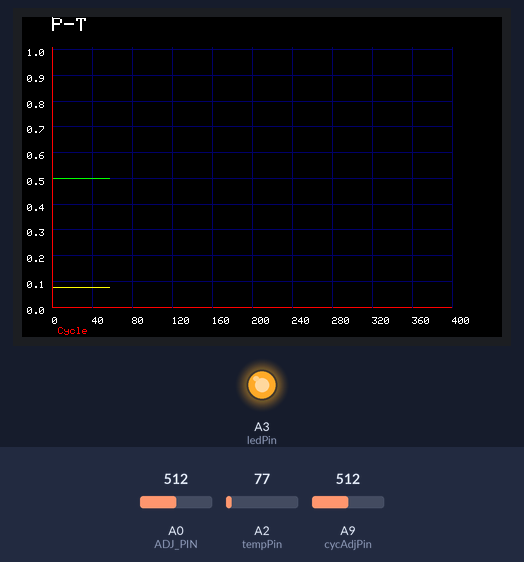
Bench run of a sketch on a simulated Teensy 4. Parts: 480×320 colour display, output pins drawn as LEDs (lit = HIGH). Dashed ring = blinking. The inputs (shaded band) are chosen by the test bench; at power-on: A2 (tempPin) = 77, A0 (ADJ_PIN) = 512, A9 (cycAdjPin) = 512. Storage starts empty; what the sketch prints to the serial monitor is not drawn.

Above: at 2.1 s.
2.2 s: A2 (tempPin) set to 92
At 5.49 s:
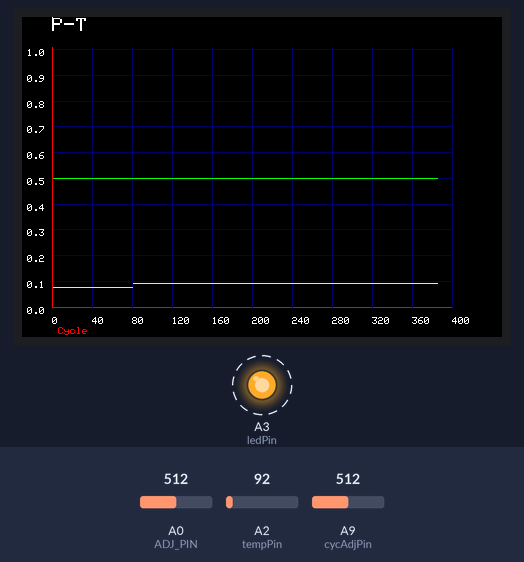
6.2 s: A0 (ADJ_PIN) set to 716
At 6.41 s:
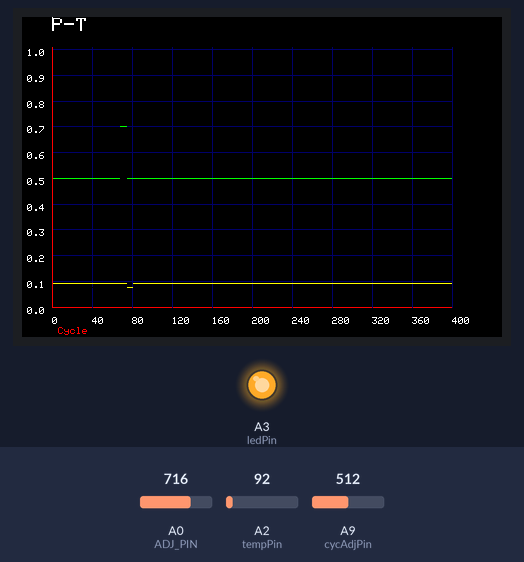
7.7 s: A9 (cycAdjPin) set to 716
At 9.8 s:
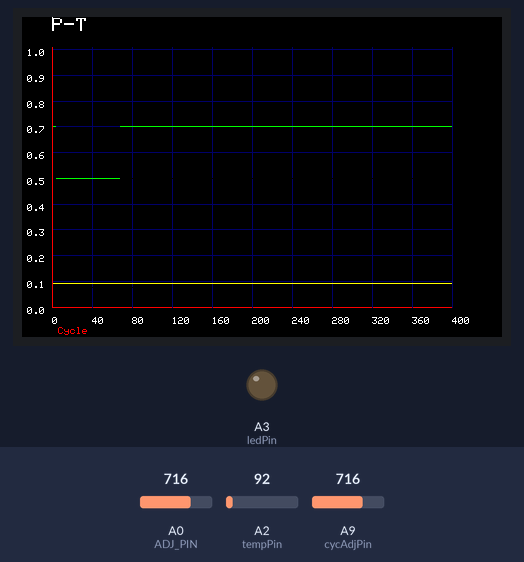
11.1 s: A2 (tempPin) set to 107
At 11.28 s:
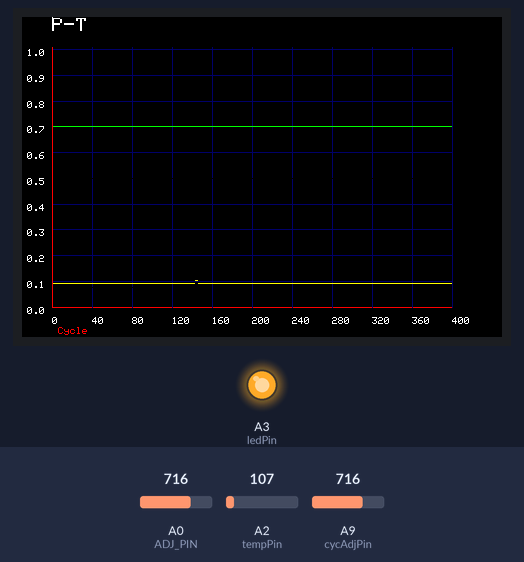
12.6 s: A0 (ADJ_PIN) set to 900
At 12.82 s:
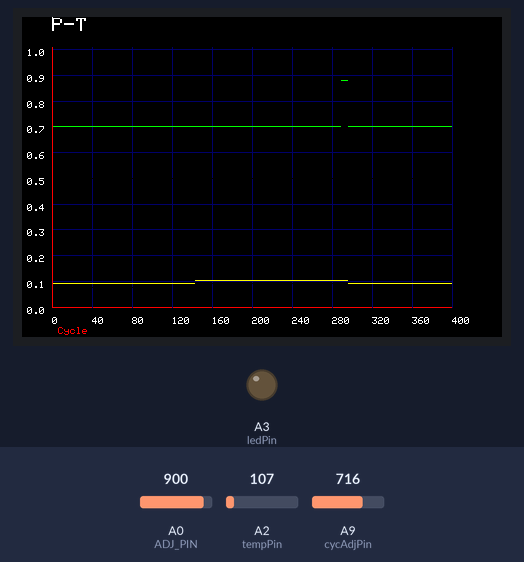
14.1 s: A9 (cycAdjPin) set to 900
At 16.52 s:
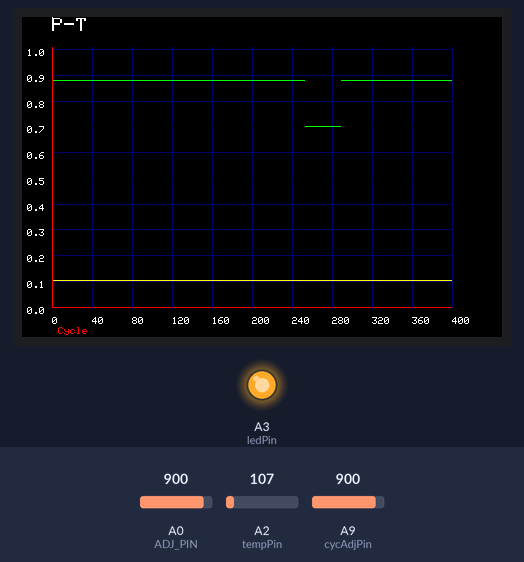
Timing chart, 0 to 18.8 s (numbered marks = the images above; inputs shaded):
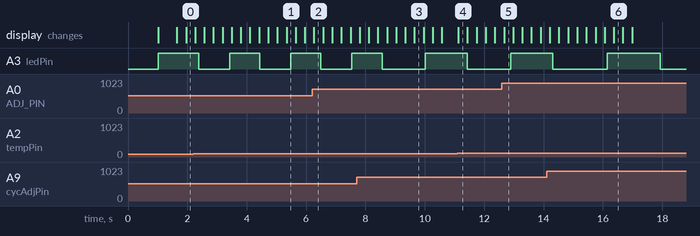

The sketch:

TeensyCode.ino
```cpp
#include <SPI.h>
#include <Adafruit_GFX.h>
#include "Adafruit_HX8357.h"
#include <SD.h>
File myFile;

const int chipSelect = BUILTIN_SDCARD; //for the SD card

const int TFT_CS = 10;
const int TFT_DC = 9;
const int TFT_RST = 8;

int type;
int numCycles;
int holdTime;
int minPressure;
int counter = 1;
const int NumPoints = 400;
#define BLUE      0x001F
#define GREEN     0x07E0
#define RED       0xF800
#define YELLOW    0xFFE0
#define ORANGE    0xFC00
#define WHITE     0xFFFF
#define BLACK     0x0000
#define DKBLUE    0x000D
#define ADJ_PIN A0
#define tempPin A2
#define cycAdjPin A9
#define ledPin 17

double vo;
double temp;

Adafruit_HX8357 tft = Adafruit_HX8357(TFT_CS, TFT_DC);

boolean display7 = true;
double leng = NumPoints - 1;
double xox[NumPoints] , xoy[NumPoints] ;
double toy[NumPoints] ;
double ox,oy;
double tempy;
int ledState = LOW;
void setup()
{

 // pinMode(LED, OUTPUT);
 // digitalWrite(LED, HIGH);
  Serial.begin(9600);
//  while (!Serial) {
//    ; // wait for serial port to connect. Needed for Leonardo only
//  }
  //Serial.print("Initializing SD card...");
delay(1000);
  if (!SD.begin(chipSelect)) {
    Serial.println("initialization failed!");
    return;
  }
  pinMode(ledPin, OUTPUT);
  digitalWrite(ledPin, HIGH);
  pinMode(ADJ_PIN, INPUT_PULLUP);
  pinMode(tempPin, INPUT_PULLUP);
  pinMode(cycAdjPin, INPUT_PULLUP);
  tft.begin(HX8357D);
  tft.fillScreen(BLACK);
  //Serial.println("initialization done.");

  // open the file. note that only one file can be open at a time,
  // so you have to close this one before opening another.
  //myFile = SD.open("inputs.txt", FILE_READ);

  // if the file opened okay, write to it:
  //if (myFile) {
    //Serial.print("Writing to test.txt...");
    //myFile.println("testing 1, 2, 3.");
	// close the file:
    //myFile.close();
    //Serial.println("done.");
  //} else {
    // if the file didn't open, print an error:
  //  Serial.println("error opening test.txt");
  //}

  // re-open the file for reading:
  myFile = SD.open("inputs.txt");
  if (myFile) {
    //Serial.println("inputs.txt:");

    // read from the file until there's nothing else in it:
    while (myFile.available()) {
      char c = myFile.read();
      //Serial.write(c);
      //Serial.println("*");
      if (c == '/')
      {
        while (c != '\n'  && myFile.available())
        {
          c = myFile.read();
        }
        //c = myFile.read();
        continue;
      }


      if (c == 't')
      {
        type = 1;
        while (c != '\n'  && myFile.available())
        {
          c = myFile.read();
        }
        //c = myFile.read();
        continue;
      }
      else if (c == 'i')
      {
        type = 2;
        while (c != '\n'  && myFile.available())
        {
          c = myFile.read();
        }
        //c = myFile.read();
        continue;
      }
      else
      {
        char input [20];
        int p = 0;
        while(c!='\n' && myFile.available())
        {
          input[p] = c;
          c = myFile.read();
          p++;
        }
        input[p]='\0';
        if (counter ==1)
        {
          numCycles = atoi(input);
          counter++;
        }
        else if(counter == 2)
        {
          holdTime = atoi(input);
          counter++;
        }
        else if(counter == 3)
        {
          minPressure = atoi(input);
          counter++;
        }
      }
      //Serial.write(c);
    }
    // close the file:

    myFile.close();
  } else {
  	// if the file didn't open, print an error:
    Serial.println("error opening input.txt");
  }

    Serial.print("type = ");
    Serial.println(type);
    Serial.print("numCycles = ");
    Serial.println(numCycles);
    Serial.print("holdTime = ");
    Serial.println(holdTime);
    Serial.print("minPressure = ");
    Serial.println(minPressure);
//  digitalWrite(LED,LOW);

  char filename[12] = { '0', '0', '0', '0', '0', '0', '0', '.', 'T', 'X', 'T', '\0' };
    for (uint8_t i = 0; i < 1000; i++) {
        filename[4] = i / 100 + '0';
        filename[5] = (i / 10) % 10 + '0';
        filename[6] = i % 10 + '0';
        if (!SD.exists(filename)) {
            // only open a new file if it doesn't exist

            myFile = SD.open(filename, FILE_WRITE);
            break;  // leave the loop!
        }
    }
myFile.close();
//  if (! myFile) {
//    error();
//  }

    double x, t;


  tft.setRotation(3);

long previousMillis = 0;
long intrval = 555;
int previousStart = 0;
x=0;
  while(1) {
    unsigned long currentMillis = millis();
    if (currentMillis-previousMillis >intrval)
    {
      previousMillis = currentMillis;
      if (ledState == LOW)
       ledState=HIGH;
      else
       ledState=LOW;

      if (ledState == HIGH)
      {

        //write the previous cycle to the sd card

        myFile = SD.open(filename,FILE_WRITE);

        if (previousStart<x)
        {
          for (int i = previousStart;i<x;i++)
          {
            //myFile.print(xox[i]);
            //myFile.print(" , ");
            myFile.print(xoy[i]);
            myFile.print(" , ");
            myFile.println(toy[i]);
          }
        }
        else
        {
          for (int i = previousStart; i<leng;i++)
          {
            //myFile.print(xox[i]);
            //myFile.print(" , ");
            myFile.print(xoy[i]);
            myFile.print(" , ");
            myFile.println(toy[i]);
          }
          for (int i = 1; i<x; i++)
          {
            //myFile.print(xox[i]);
            //myFile.print(" , ");
            myFile.print(xoy[i]);
            myFile.print(" , ");
            myFile.println(toy[i]);
          }
        }
        myFile.close();
        previousStart = x;
      }

      digitalWrite(ledPin, ledState);
      intrval = 2 * analogRead(cycAdjPin);
      if (intrval < 50) intrval = 50;
    }
x++;
vo = analogRead(ADJ_PIN)/1023.0;
temp = analogRead(tempPin)/1023.0;
    Graph(tft, x, vo  , 30., 290., NumPoints, 260., 0., NumPoints, int(NumPoints/10.), 0., 1.01, 0.1, "P-T", " Cycle ", "", DKBLUE, RED, GREEN, WHITE, BLACK, display7,x,0);
    Graph(tft, x, temp, 30., 290., NumPoints, 260., 0., NumPoints, int(NumPoints/10.), 0., 1.01, 0.1, "P-T", " Cycle ", "", DKBLUE, RED, YELLOW, WHITE, BLACK, display7,x,1);
    delay(10);
    if(x==leng)x=0;
  }
}
/*

  function to draw a cartesian coordinate system and plot whatever data you want
  just pass x and y and the graph will be drawn

  huge arguement list
  &d name of your display object
  x = x data point
  y = y datapont
  gx = x graph location (lower left)
  gy = y graph location (lower left)
  w = width of graph
  h = height of graph
  xlo = lower bound of x axis
  xhi = upper bound of x asis
  xinc = division of x axis (distance not count)
  ylo = lower bound of y axis
  yhi = upper bound of y asis
  yinc = division of y axis (distance not count)
  title = title of graph
  xlabel = x asis label
  ylabel = y asis label
  gcolor = graph line colors
  acolor = axi ine colors
  pcolor = color of your plotted data
  tcolor = text color
  bcolor = background color
  &redraw = flag to redraw graph on fist call only
*/
void loop()
{
	// nothing happens after setup
}

void Graph(Adafruit_HX8357 &d, double x, double y, double gx, double gy, double w, double h, double xlo, double xhi, double xinc, double ylo, double yhi, double yinc, String title, String xlabel, String ylabel, unsigned int gcolor, unsigned int acolor, unsigned int pcolor, unsigned int tcolor, unsigned int bcolor, boolean &redraw, int jj, int dataType) {

  //double ydiv, xdiv;
  // initialize old x and old y in order to draw the first point of the graph
  // but save the transformed value
  // note my transform funcition is the same as the map function, except the map uses long and we need doubles
  //static double ox = (x - xlo) * ( w) / (xhi - xlo) + gx;
  //static double oy = (y - ylo) * (gy - h - gy) / (yhi - ylo) + gy;
  double i;
  double temp;
  //int rot, newrot;

  if (redraw == true) {

    redraw = false;
    ox = (x - xlo) * ( w) / (xhi - xlo) + gx;
    oy = (y - ylo) * (gy - h - gy) / (yhi - ylo) + gy;
    // draw y scale
    for ( i = ylo; i <= yhi; i += yinc) {
      // compute the transform
      temp =  (i - ylo) * (gy - h - gy) / (yhi - ylo) + gy;

      if (i == 0) {
        d.drawLine(gx, temp, gx + w, temp, acolor);
      }
      else {
        d.drawLine(gx, temp, gx + w, temp, gcolor);
      }

      d.setTextSize(1);
      d.setTextColor(tcolor, bcolor);
      d.setCursor(gx - 25, temp);
      // precision is default Arduino--this could really use some format control
      d.println(i,1);
    }
    // draw x scale
    for (i = xlo; i <= xhi; i += xinc) {

      // compute the transform

      temp =  (i - xlo) * ( w) / (xhi - xlo) + gx;
      if (i == 0) {
        d.drawLine(temp, gy, temp, gy - h, acolor);
      }
      else {
        d.drawLine(temp, gy, temp, gy - h, gcolor);
      }

      d.setTextSize(1);
      d.setTextColor(tcolor, bcolor);
      d.setCursor(temp, gy + 10);
      // precision is default Arduino--this could really use some format control
      d.println(i,0);
    }

    //now draw the labels
    d.setTextSize(2);
    d.setTextColor(tcolor, bcolor);
    d.setCursor(gx , gy - h - 30);
    d.println(title);

    d.setTextSize(1);
    d.setTextColor(acolor, bcolor);
    d.setCursor(gx , gy + 20);
    d.println(xlabel);

    d.setTextSize(1);
    d.setTextColor(acolor, bcolor);
    d.setCursor(gx - 30, gy - h - 10);
    d.println(ylabel);


  }

  //graph drawn now plot the data
  // the entire plotting code are these few lines...
  // recall that ox and oy are initialized as static above
  x =  (x - xlo) * ( w) / (xhi - xlo) + gx;
  y =  (y - ylo) * (gy - h - gy) / (yhi - ylo) + gy;
//  d.drawLine(ox, oy, x, y, pcolor);
//  d.drawLine(ox, oy + 1, x, y + 1, pcolor);
//  d.drawLine(ox, oy - 1, x, y - 1, pcolor);
if (dataType == 0)//Pressure on A0
 {
  d.drawPixel(xox[jj],xoy[jj],bcolor);
  d.drawPixel(x,y,pcolor);
  xox[jj] = x;
  xoy[jj] = y;
 }
 else if (dataType = 1)//temperature on A1
 {
  d.drawPixel(xox[jj],toy[jj],bcolor);
  d.drawPixel(x,y,pcolor);
  xox[jj] = x;
  toy[jj] = y;
 }
}
```

Measured:
- after the input at 11.1 s, the display: changes at once (image 4)
